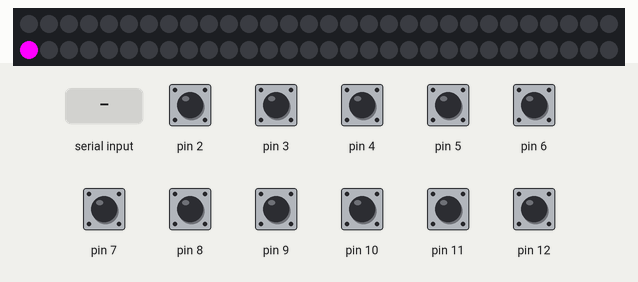
A sketch run on a simulated Arduino Leonardo, built with avr-gcc and run on an emulated ATmega32U4. On the bench: 60 RGB LEDs in strip order, left to right, continuing on the next row. The inputs (shaded band) are chosen by the test bench; at power-on: pin 2–12 HIGH. Random numbers use the default seed unless the sketch sets one; what the sketch prints to the serial monitor is not drawn.

Above: at 0.11 s.
At 1.2 s:
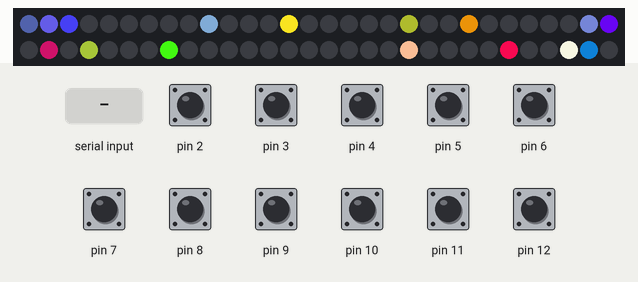
1.3 s: "B" received over Serial
At 1.31 s:
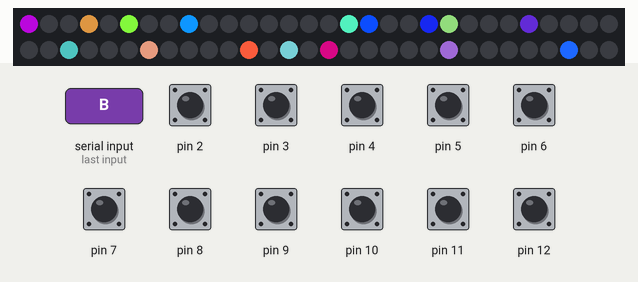

The sketch:

skeeball-interface.ino
```cpp
#include <Adafruit_NeoPixel.h>
#include <TimerOne.h>
#include <Keyboard.h>


unsigned int buttonsp = 0;
unsigned int buttons = 0;
unsigned int pressed = 0;

char keys[] = { '1','2','3','4','5','6','7','8','9','A','B','C','D','E' };

#define set(x) \
  buttons |= 1 << x;
#define clr(x) \
  buttons &= ~(1 << x);
#define tog(x) \
  buttons ^= 1 << x;
#define chk(x) \
  (pressed >> x) & 1

Adafruit_NeoPixel strip = Adafruit_NeoPixel(60, 14, NEO_GRB + NEO_KHZ800);

void setup() {
  strip.begin();
  strip.show(); // Initialize all pixels to 'off'
  strip.setPixelColor(30, 255, 0, 255);
  strip.show();
  int x;
  for (x = 2; x<13; x++)
    pinMode(x,INPUT_PULLUP);
  Timer1.initialize(200000);
  Timer1.attachInterrupt(buttonHandle);
  Serial.begin(9600);

}

char btn;

void buttonHandle() {
  for (btn = 2; btn < 13; btn++) {
    if(digitalRead(btn))
      clr(btn-2)
     else
      set(btn-2);
  }
  pressed |= (buttons ^ buttonsp) & ~buttonsp;
  randLight();
}


void randLight() {
  int i;
  for (i=0;i<60;i++) {
    if(random(0,4)==0) {
      strip.setPixelColor(i, random(0,256),random(0,256),random(0,256));
    } else {
      strip.setPixelColor(i,0,0,0);
    }
  }
  strip.show();
}

void sendButtons() {
  //Serial.print(pressed,BIN);
  Serial.write((char *)&pressed,sizeof(pressed));
  pressed = 0;
}


void loop() {

  if (Serial.available() > 0) {
    // read the incoming byte:
     char cmd = Serial.read();
     if (cmd == 'B') {
       sendButtons();
     }
  }
}
```
